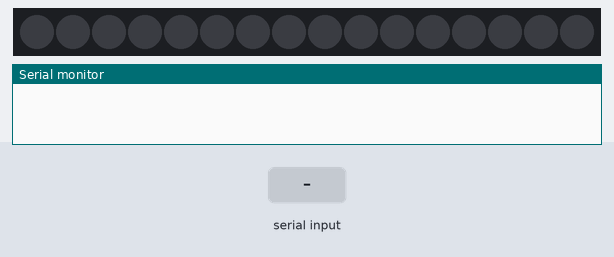
A sketch run on a simulated Arduino Uno, built with avr-gcc and run on an emulated ATmega328P. Parts: 16 RGB LEDs in strip order, left to right, the last lines printed to the serial monitor. The test bench sets the inputs (shaded band). Dim RGB values are drawn brighter than linear.

Above: at 1.2 s.
1.3 s: "30,150\n" received over Serial
At 1.77 s:
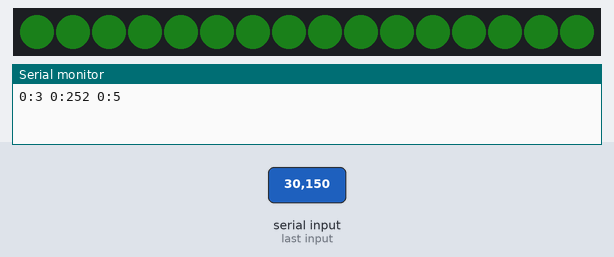
3.0 s: "90,45\n" received over the second serial link
At 5.24 s:
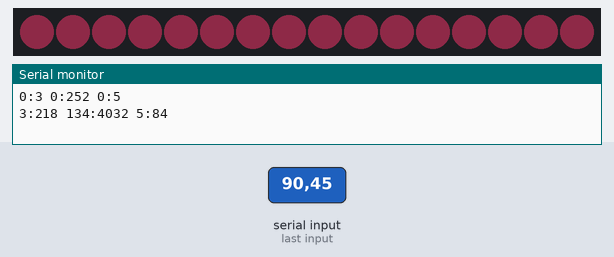
At 7.05 s:
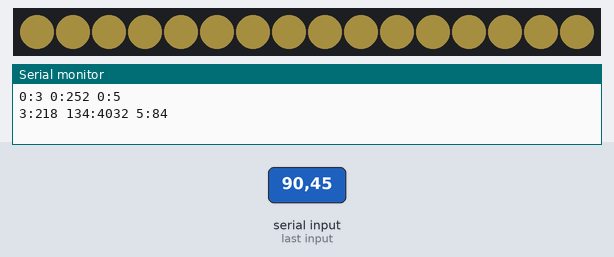
Timing chart, 0 to 8.6 s (numbered marks = the images above; inputs shaded):
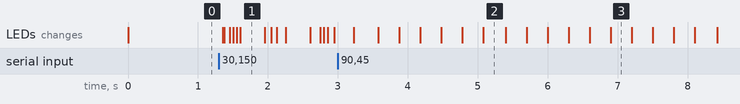

The sketch:

HappyCommute.ino
```cpp
#include "FastLED.h"
#include <SoftwareSerial.h>

#define DATA_PIN 6
#define NUM_COLORS 6

//--------------------------------------------------------------------------------------------------------------------
// I would suggest only playing with the settings in this section, and only if necessary.

// Duration between the updating of the LEDs
#define INTERVAL 25

// The might need to be changed I think there were 16 for both headphones
// it shouldn't matter if there are less than 16 actually connected though
#define NUM_LEDS 16

// Here's where you set the interval between color changes while in
// demo mode (in milliseconds). Make sure demoMode bool is also set true.
// If you wanna change the colors in the sequence, that can be done by
// changing the RGB values in demoColors
#define DEMO_INTERVAL 15000
const bool demoMode = false;
const int numDemoColors = 6;
const int demoColors[numDemoColors][3] = {{0,255,255},{255,102,153},{51,204,51},{255,204,0},{0,0,204},{153,51,255}};

// Step size to use for the transition between colors (smaller number gives higher resolution but also slower transitions)
int colorShiftAmount=2;
// Same deal as above but this handles the regular pulsing of the color
int fadeAmount = 2;
//
//--------------------------------------------------------------------------------------------------------------------

SoftwareSerial mySerial(2, 3); // RX, TX

byte colors[NUM_COLORS];
int colors_index=0;
int currentRGB[3]={0,0,0};
int newRGB[3]={0,0,0};
bool differentColors[3]={false, false, false};
long nextUpdate = 0;
int dimmer = 200;
CRGB leds[NUM_LEDS];
long demoUpdate = 0;
int demoIndex=0;


void setup(){
  FastLED.addLeds<NEOPIXEL, DATA_PIN>(leds, NUM_LEDS);
  Serial.begin(9600);
  mySerial.begin(9600);
}

void loop()
{
  if (mySerial.available()>0)
  {
    if (colors_index < NUM_COLORS)
    {
      // let's read only one byte
      char ch = (char)mySerial.read();
      if (ch != ';'){
        ch = (ch<='9') ? (ch-'0') : (ch-'A'+10) ;
        colors[colors_index] = (byte)ch;
        // if a byte has been read, increment the index
        if ((int)colors[colors_index] != -1)
            ++colors_index;
      }
      else
        colors_index = 0;
    }
  }
  if (Serial.available()>0)
  {
    if (colors_index < NUM_COLORS)
    {
      // let's read only one byte
      char ch = (char)Serial.read();
      if (ch != ';'){
        ch = (ch<='9') ? (ch-'0') : (ch-'A'+10) ;
        colors[colors_index] = (byte)ch;
        // if a byte has been read, increment the index
        if ((int)colors[colors_index] != -1)
            ++colors_index;
      }
      else
        colors_index = 0;
    }
  }
  if(colors_index >= NUM_COLORS){
    saveNewColor();
  }
  if(demoMode)
  {
    if(millis()>demoUpdate)
    {
      demoUpdate+=DEMO_INTERVAL;
      Serial.println();
      // reset the index to start over
      demoIndex++;
      if(demoIndex==numDemoColors)
        demoIndex=0;
      differentColors[0]=true;
      differentColors[1]=true;
      differentColors[2]=true;
      // set RGB for all LEDs
      // The received bytes need to be shifted together to form one actual byte
      // this is the final step in the conversion from ascii to hex
      for(int i = 0; i<3; i++)
      {
        newRGB[i]=demoColors[demoIndex][i];
        Serial.print(currentRGB[i], DEC);
        Serial.print(":");
        Serial.print(newRGB[i], DEC);
        Serial.print(" ");
      }
      Serial.println();
    }
  }
  if(millis() > nextUpdate)
  {
    updateColor();
  }
}

void saveNewColor()
{
  Serial.println();
  // reset the index to start over
  colors_index = 0;
  differentColors[0]=true;
  differentColors[1]=true;
  differentColors[2]=true;
  // set RGB for all LEDs
  // The received bytes need to be shifted together to form one actual byte
  // this is the final step in the conversion from ascii to hex
  for(int i = 0; i<3; i++)
  {
    newRGB[i]=(colors[i*2] | (colors[i*2+1] << 4));
    Serial.print(currentRGB[i], DEC);
    Serial.print(":");
    Serial.print(newRGB[i], DEC);
    Serial.print(" ");
  }
  Serial.println();
}

void updateColor()
{
  nextUpdate+=INTERVAL;
  for(int i = 0; i < NUM_LEDS; i++ )
  {
    leds[i].setRGB(currentRGB[0],currentRGB[1],currentRGB[2]);
    leds[i].fadeLightBy(dimmer);
  }
  FastLED.show();
  dimmer+=fadeAmount;
  if (dimmer == 240 || dimmer == 180)
    fadeAmount=-fadeAmount;

  if(differentColors[0] || differentColors[1] || differentColors[2])
  {
    for(int i=0; i<3; i++)
    {
      if(currentRGB[i]<newRGB[i])
      {
        currentRGB[i]+=colorShiftAmount;
        if (currentRGB[i]>=newRGB[i])
        {
          currentRGB[i]=newRGB[i];
        }
      }
      else if (currentRGB[i]>newRGB[i])
      {
        currentRGB[i]-=colorShiftAmount;
        if (currentRGB[i]<=newRGB[i])
        {
          currentRGB[i]=newRGB[i];
        }
      }
      else
        differentColors[i]=false;
    }
  }
}
```

Measured:
- after the input at 1.3 s, the LEDs: first change after 0.05 s (image 1 shows a later state)
